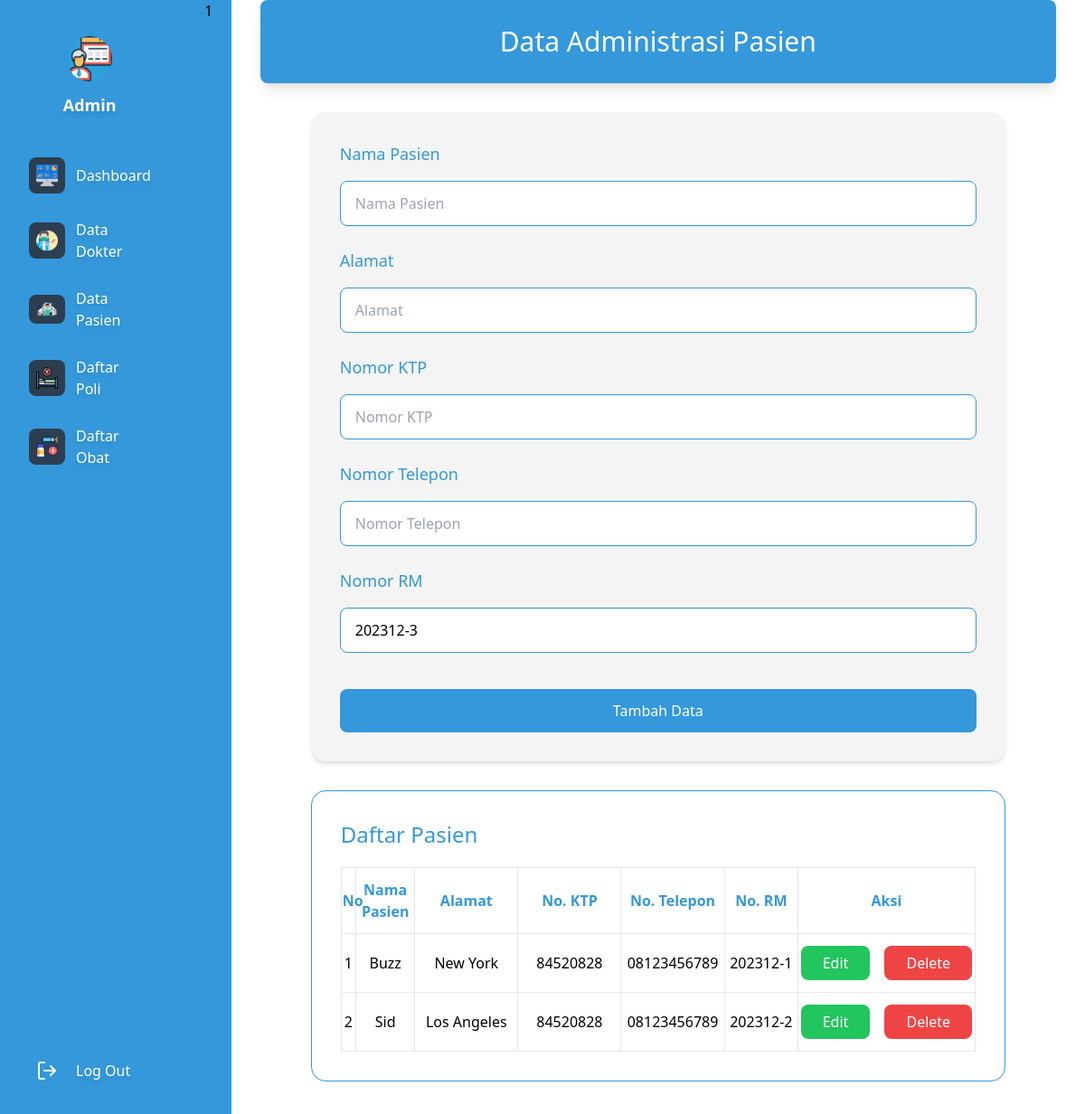
The app's page /pages/admin/kelola_pasien.php (signed in) with its own data.
### tables this page shows
CREATE TABLE `pasien` (
  `id` int(11) UNSIGNED NOT NULL,
  `username` varchar(50) NOT NULL,
  `password` varchar(20) NOT NULL,
  `nama` varchar(255) NOT NULL,
  `alamat` varchar(255) NOT NULL,
  `no_ktp` varchar(255) NOT NULL,
  `no_hp` varchar(50) NOT NULL,
  `no_rm` varchar(25) NOT NULL
);

### functions/connect_database.php (called while the page is built)
<?php
$conn = mysqli_connect("localhost", "root", "", "poli" );
function query($query){
    global $conn;
    $data_pack = mysqli_query($conn, $query);
    $data = [];
    while ($item = mysqli_fetch_assoc($data_pack)) {
        $data[] = $item;
    }
    return $data;
}
 ?>

### pages/admin/kelola_pasien.php (the view, shortened to what this page needs)
<?php
require '../../functions/connect_database.php';
$pasien = query("SELECT * FROM pasien");
function getLatestRMNumber() {
    global $conn;
    $query = "SELECT no_rm FROM pasien ORDER BY no_rm DESC LIMIT 1";
    $result = mysqli_query($conn, $query);
    if ($row = mysqli_fetch_assoc($result)) {
        return $row['no_rm'];
    }
    return null;
}
function generateNewRMNumber($latestRM) {
    list($tahun, $nomorUrut) = explode('-', $latestRM);
    $newNomorUrut = intval($nomorUrut) + 1;
    $newRMNumber = $tahun . '-' . $newNomorUrut;
    return $newRMNumber;
}
$latestRM = getLatestRMNumber();
$newRMNumber = generateNewRMNumber($latestRM);
?>
<!DOCTYPE html>
<html lang="en">
<head>
    <script src="https://cdn.tailwindcss.com"></script>
</head>
<body class="flex gap-5 bg-[#3498db]">
    <?= include("../../components/sidebar_admin.php"); ?>
    <main class="flex flex-col w-full bg-white pb-10 px-8">
        <header class="flex items-center gap-3 py-7 shadow-lg bg-[#3498db] rounded-lg w-full">
            <h1 class="text-3xl text-white font-medium w-full text-center">Data Administrasi Pasien</h1>
        </header>
        <article>
            <form action="" method="post" class="flex flex-col gap-6 mt-8 mx-auto p-8 bg-[#f4f4f4] rounded-2xl w-full max-w-3xl shadow-md">
                <div class="flex flex-col gap-4">
                    <label for="nama" class="text-lg font-medium text-[#3498db]">Nama Pasien</label>
                    <input type="text" name="nama" id="nama" placeholder="Nama Pasien"
                        class="px-4 py-3 outline-none rounded-lg bg-white border border-[#3498db]">
                </div>
                <div class="flex flex-col gap-4">
                    <label for="alamat" class="text-lg font-medium text-[#3498db]">Alamat</label>
                    <input type="text" name="alamat" id="alamat" placeholder="Alamat"
                        class="px-4 py-3 outline-none rounded-lg bg-white border border-[#3498db]">
                </div>
                <div class="flex flex-col gap-4">
                    <label for="no_ktp" class="text-lg font-medium text-[#3498db]">Nomor KTP</label>
                    <input type="text" name="no_ktp" id="no_ktp" placeholder="Nomor KTP"
                        class="px-4 py-3 outline-none rounded-lg bg-white border border-[#3498db]">
                </div>
                <div class="flex flex-col gap-4">
                    <label for="no_hp" class="text-lg font-medium text-[#3498db]">Nomor Telepon</label>
                    <input type="text" name="no_hp" id="no_hp" placeholder="Nomor Telepon"
                        class="px-4 py-3 outline-none rounded-lg bg-white border border-[#3498db]">
                </div>
                <div class="flex flex-col gap-4">
                    <label for="no_rm" class="text-lg font-medium text-[#3498db]">Nomor RM</label>
                    <input type="text" name="no_rm" value="<?php echo $newRMNumber; ?>" id="no_rm" readonly placeholder="Nomor RM"
                        class="px-4 py-3 outline-none rounded-lg bg-white border border-[#3498db]">
                </div>
                <button type="submit" name="submit"
                    class="bg-[#3498db] w-full py-3 text-white font-medium rounded-lg mt-4 hover:bg-[#2980b9] transition-all duration-300">Tambah
                    Data</button>
            </form>
            <section class="mt-8 mx-auto p-8 border border-[#3498db] rounded-2xl w-full max-w-3xl">
                <h1 class="mb-5 text-2xl text-[#3498db] font-medium">Daftar Pasien</h1>
                <table class="w-full table-fixed border border-[#3498db]">
                    <thead>
                        <tr>
                            <th class="w-[5%] border py-3 text-[#3498db]">No</th>
                            <th class="w-[20%] border py-3 text-[#3498db]">Nama Pasien</th>
                            <th class="w-[35%] border py-3 text-[#3498db]">Alamat</th>
                            <th class="w-[35%] border py-3 text-[#3498db]">No. KTP</th>
                            <th class="w-[35%] border py-3 text-[#3498db]">No. Telepon</th>
                            <th class="w-[25%] border py-3 text-[#3498db]">No. RM</th>
                            <th class="w-[60%] border py-3 text-[#3498db]">Aksi</th>
                        </tr>
                    </thead>
                    <tbody>
                        <?php $index = 1; ?>
                        <?php foreach ($pasien as $item) : ?>
                            <tr>
                                <td class="border py-5 text-center"><?= $index ?></td>
                                <td class="border py-5 text-center"><?= $item["nama"] ?></td>
                                <td class="border py-5 text-center"><?= $item["alamat"] ?></td>
                                <td class="border py-5 text-center"><?= $item["no_ktp"] ?></td>
                                <td class="border py-5 text-center"><?= $item["no_hp"] ?></td>
                                <td class="border py-5 text-center"><?= $item["no_rm"] ?></td>
                                <td class="border py-5 text-center">
                                    <a href="edit_pasien.php?id=<?= $item["id"] ?>" class="bg-green-500 px-6 py-2 rounded-lg text-white mr-3">Edit</a>
                                    <a href="hapus_pasien.php?id=<?= $item["id"] ?>" class="bg-red-500 px-6 py-2 rounded-lg text-white">Delete</a>
                                </td>
                            </tr>
                            <?php $index++ ?>
                        <?php endforeach; ?>
                    </tbody>
                </table>
            </section>
        </article>
    </main>
</body>
</html>

### records on screen
pasien: no_rm "202312-3", nama "Sid", alamat "Los Angeles", no_ktp "84520828", no_hp "08123456789", no_rm "202312-2"
pasien: nama "Buzz", alamat "New York", no_ktp "84520828", no_hp "08123456789", no_rm "202312-1"

### other values on screen
include("../../components/sidebar_admin.php") "1"
